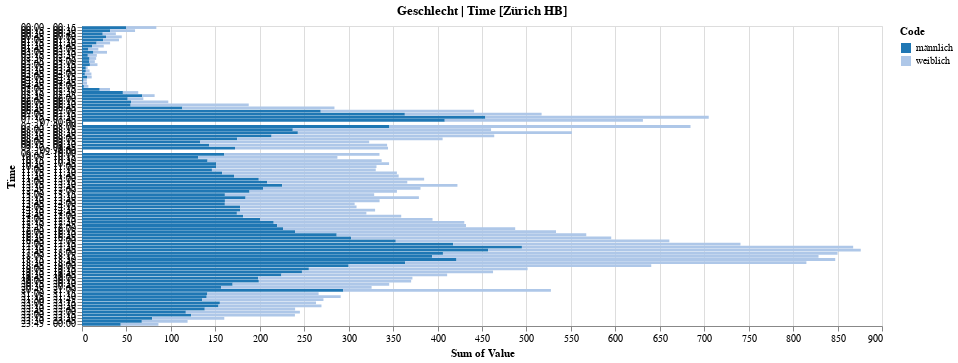

The notebook cell this image was saved under:
### Code cell
plot_var_time_dist(
    data=ax_data,
    variable="md_sex",
    over="Time",
    station="Zürich HB",
    as_percent=False,
)

### Figure 1 — Vega-Lite specification as saved in the notebook (floating-point values rounded to 4 significant figures; data arrays with more than 128 entries replaced by an {"elided": "..."} marker saying what was removed)
{"$schema": "https://vega.github.io/schema/vega-lite/v3.4.0.json", "config": {"mark": {"tooltip": null}, "view": {"height": 300, "width": 800}}, "data": {"name": "data-9b3d961d6d22886bbcd14d57fd1dbd06"}, "datasets": {"data-9b3d961d6d22886bbcd14d57fd1dbd06": {"elided": "4261 records"}}, "encoding": {"color": {"field": "Code", "scale": {"scheme": "category20"}, "sort": "ascending", "type": "nominal"}, "order": {"field": "Code", "type": "nominal"}, "x": {"aggregate": "sum", "field": "Value", "type": "quantitative"}, "y": {"field": "Time", "sort": "ascending", "type": "nominal"}}, "mark": "bar", "title": "Geschlecht | Time [Zürich HB]"}
